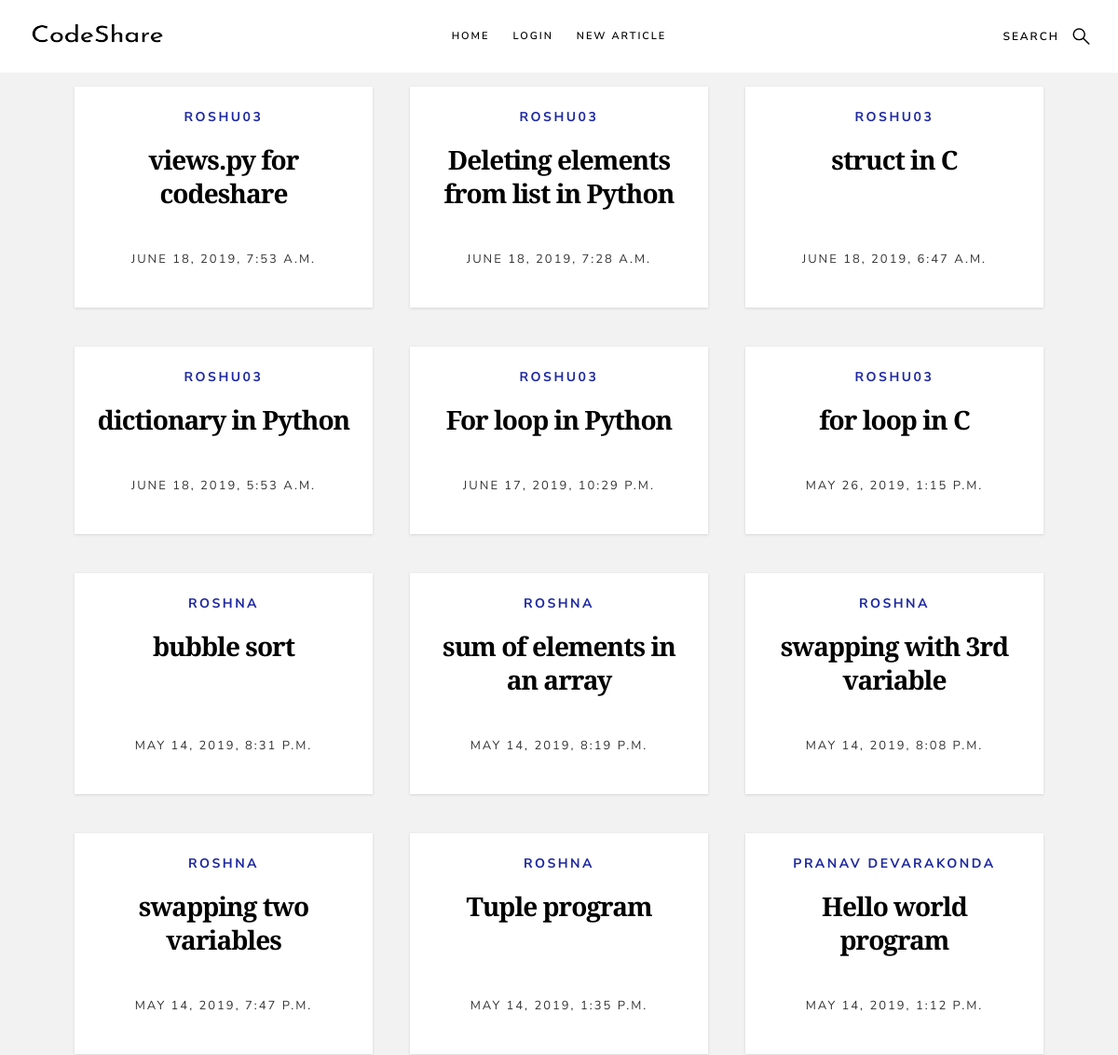
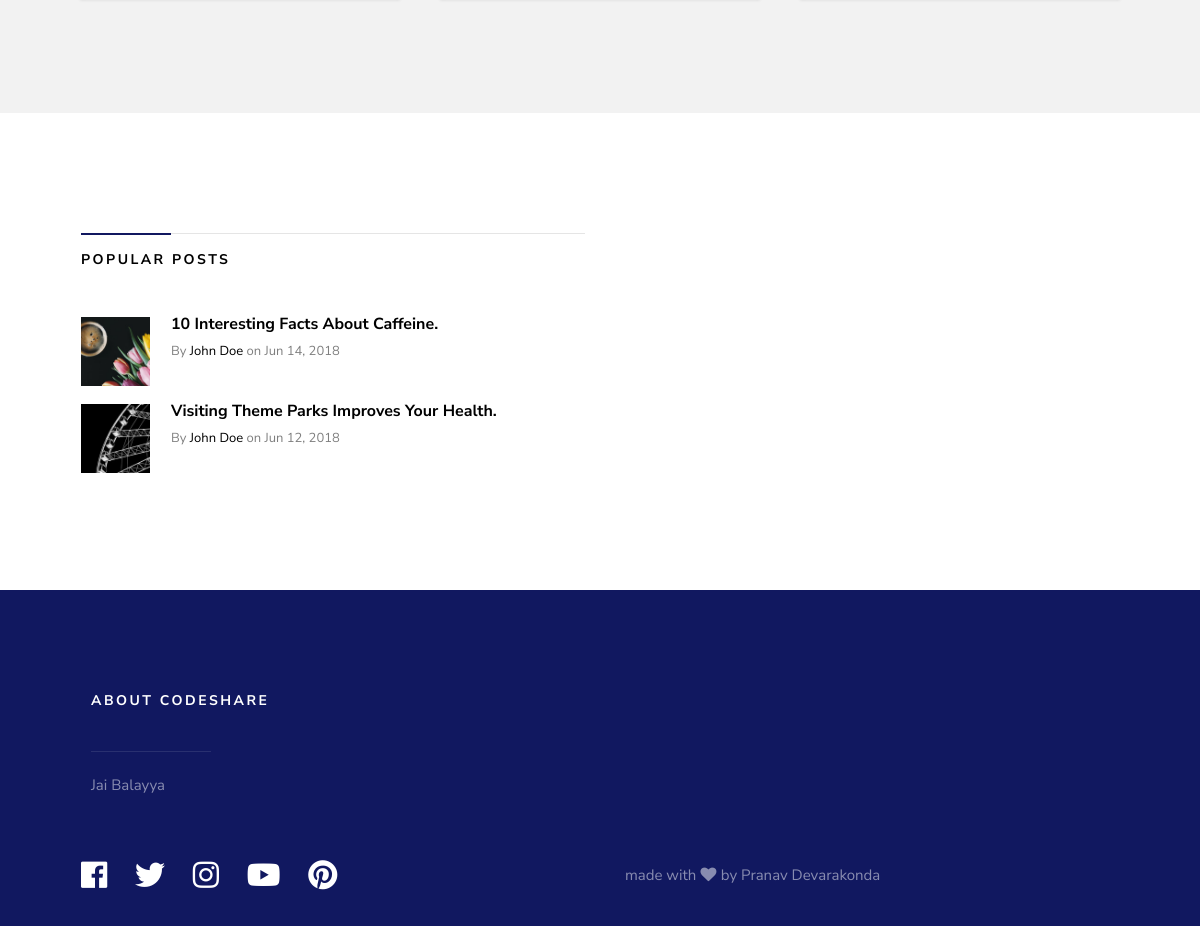
/snippets/, run on the app's committed database (2 pictures, top to bottom).
### snippets/models.py (models this page shows, shortened)
class Code(models.Model):
	code_snippet = models.TextField()
	author = models.CharField(max_length = 200)
	pub_date = models.DateTimeField('date published')
	title = models.CharField(max_length = 100)

### snippets/views.py (the view)
# urls.py: 2. Add a URL to urlpatterns:  path('', views.home, name='home')
def home(request):
	a = Code.objects.order_by('-pub_date')
	context = {"codes_list": a}
	return render(request, 'snippets/home.html', context)

### snippets/templates/snippets/home.html (shortened to what this page needs)
{% extends "snippets/base1.html" %}
{% block content %}
	{% for x in codes_list %}
			<article class="col-block">
                    <div class="item-entry" data-aos="zoom-in">
                        <div class="item-entry__text">
                            <div class="item-entry__cat">
                                <a href="/snippets/profile/{{x.author}}">{{x.author}}</a>
                            </div>
                            <h1 class="item-entry__title"><a href="/snippets/{{x.id}}">{{x.title}}</a></h1>
                            <div class="item-entry__date">
                                <a >{{x.pub_date}}</a>
                            </div>
                        </div>
                    </div>
                </article>
	{% endfor %}
{% endblock %}

### snippets/static/snippets/css/main.css (style rules this page uses)
html { font-size: 10px; }
html, body { height: 100%; }
body { background: #111860; font-family: "Nunito Sans", sans-serif; font-size: 1.8rem; font-style: normal; font-weight: normal; line-height: 1.8333; color: rgba(0, 0, 0, 0.8); margin: 0; padding: 0; }
a { color: #1d28a1; -webkit-transition: all 0.3s ease-in-out; transition: all 0.3s ease-in-out; }
h1, h2, h3, h4, h5, h6, .h1, .h2, .h3, .h4, .h5, .h6 { font-family: "Nunito Sans", sans-serif; font-weight: 700; color: #000000; text-rendering: optimizeLegibility; }
h1, .h1, h2, .h2, h3, .h3, h4, .h4 { margin-top: 6rem; margin-bottom: 1.8rem; }
h1, .h1 { font-size: 3.6rem; line-height: 1.25; letter-spacing: -.1rem; }
::placeholder { color: rgba(0, 0, 0, 0.4); }
.entries .col-block { -webkit-box-flex: 0 0 25%; -moz-box-flex: 0 0 25%; -webkit-flex: 0 0 25%; -ms-flex: 0 0 25%; flex: 0 0 25%; max-width: 25%; padding: 0 20px; margin-bottom: 4.2rem; }
.entries .item-entry { height: 100%; background-color: #FFFFFF; padding-bottom: 6rem; text-align: center; box-shadow: 0 1px 3px rgba(0, 0, 0, 0.12); overflow: hidden; position: relative; }
.entries .item-entry__text { padding: 1.5rem 2.4rem 0; }
.entries .item-entry__title { font-family: "Libre Baskerville", serif; font-size: 2.8rem; line-height: 1.286; margin-top: 0; margin-bottom: 4.5rem; }
.entries .item-entry__title a { color: #000000; border-bottom: 1px solid transparent; }
.entries .item-entry__cat { margin-bottom: 1.2rem; }
.entries .item-entry__cat a { font-weight: 700; font-size: 1.4rem; text-transform: uppercase; letter-spacing: .25rem; }
.entries .item-entry__date { font-size: 1.3rem; text-transform: uppercase; letter-spacing: .2rem; position: absolute; left: 50%; bottom: 3.9rem; width: 100%; -webkit-transform: translate3d(-50%, 0, 0); -ms-transform: translate3d(-50%, 0, 0); transform: translate3d(-50%, 0, 0); }
.entries .item-entry__date a { color: rgba(0, 0, 0, 0.8); }
@media only screen and (max-width:1480px) { .entries .col-block { -webkit-box-flex: 0 0 33.33333%; -moz-box-flex: 0 0 33.33333%; -webkit-flex: 0 0 33.33333%; -ms-flex: 0 0 33.33333%; flex: 0 0 33.33333%; max-width: 33.33333%; } }

### data on the page
Code: author "ROSHU03", title "views.py for codeshare", pub_date "JUNE 18, 2019, 7:53 A.M."
Code: author "ROSHU03", title "Deleting elements from list in Python", pub_date "JUNE 18, 2019, 7:28 A.M."
Code: author "ROSHU03", title "struct in C", pub_date "JUNE 18, 2019, 6:47 A.M."
Code: author "ROSHU03", title "dictionary in Python", pub_date "JUNE 18, 2019, 5:53 A.M."
Code: author "ROSHU03", title "For loop in Python", pub_date "JUNE 17, 2019, 10:29 P.M."
Code: author "ROSHU03", title "for loop in C", pub_date "MAY 26, 2019, 1:15 P.M."
Code: author "ROSHNA", title "bubble sort", pub_date "MAY 14, 2019, 8:31 P.M."
Code: author "ROSHNA", title "sum of elements in an array", pub_date "MAY 14, 2019, 8:19 P.M."
Code: author "ROSHNA", title "swapping with 3rd variable", pub_date "MAY 14, 2019, 8:08 P.M."
Code: author "ROSHNA", title "swapping two variables", pub_date "MAY 14, 2019, 7:47 P.M."
Code: author "ROSHNA", title "Tuple program", pub_date "MAY 14, 2019, 1:35 P.M."
Code: author "PRANAV DEVARAKONDA", title "Hello world program", pub_date "MAY 14, 2019, 1:12 P.M."
